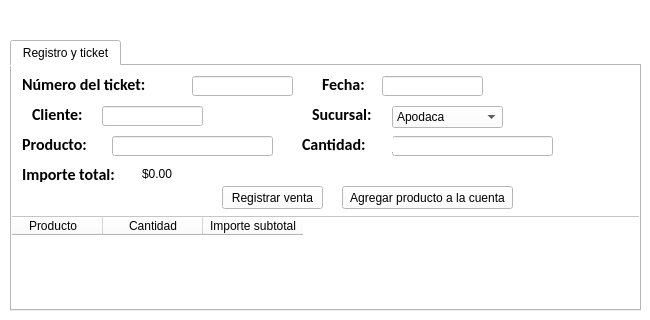
    <widget class="QWidget" name="tab_2">
     <property name="styleSheet">
      <string notr="true">background-color: rgb(255, 255, 255);</string>
     </property>
     <attribute name="title">
      <string> Venta</string>
     </attribute>
     <widget class="QTabWidget" name="tabWidget_8">
      <property name="geometry">
       <rect>
        <x>10</x>
        <y>40</y>
        <width>631</width>
        <height>271</height>
       </rect>
      </property>
      <property name="styleSheet">
       <string notr="true">background-color: rgb(255, 255, 255);</string>
      </property>
      <property name="locale">
       <locale language="Spanish" country="Spain"/>
      </property>
      <property name="currentIndex">
       <number>0</number>
      </property>
      <property name="movable">
       <bool>false</bool>
      </property>
      <widget class="QWidget" name="tab_20">
       <property name="styleSheet">
        <string notr="true">background-color: rgb(255, 255, 255);</string>
       </property>
       <attribute name="title">
        <string>Registro y ticket</string>
       </attribute>
       <widget class="QLabel" name="nombre_cte_gest_sald_18">
        <property name="enabled">
         <bool>true</bool>
        </property>
        <property name="geometry">
         <rect>
          <x>10</x>
          <y>10</y>
          <width>161</width>
          <height>16</height>
         </rect>
        </property>
        <property name="font">
         <font>
          <family>Calibri</family>
          <pointsize>12</pointsize>
          <weight>75</weight>
          <bold>true</bold>
         </font>
        </property>
        <property name="text">
         <string>Número del ticket:</string>
        </property>
       </widget>
       <widget class="QLineEdit" name="celda_num_tick">
        <property name="geometry">
         <rect>
          <x>180</x>
          <y>10</y>
          <width>101</width>
          <height>20</height>
         </rect>
        </property>
       </widget>
       <widget class="QLabel" name="nombre_cte_gest_sald_19">
        <property name="enabled">
         <bool>true</bool>
        </property>
        <property name="geometry">
         <rect>
          <x>310</x>
          <y>10</y>
          <width>61</width>
          <height>16</height>
         </rect>
        </property>
        <property name="font">
         <font>
          <family>Calibri</family>
          <pointsize>12</pointsize>
          <weight>75</weight>
          <bold>true</bold>
         </font>
        </property>
        <property name="text">
         <string>Fecha:</string>
        </property>
       </widget>
       <widget class="QLabel" name="nombre_cte_gest_sald_20">
        <property name="enabled">
         <bool>true</bool>
        </property>
        <property name="geometry">
         <rect>
          <x>300</x>
          <y>40</y>
          <width>71</width>
          <height>16</height>
         </rect>
        </property>
        <property name="font">
         <font>
          <family>Calibri</family>
          <pointsize>12</pointsize>
          <weight>75</weight>
          <bold>true</bold>
         </font>
        </property>
        <property name="text">
         <string>Sucursal:</string>
        </property>
       </widget>
       <widget class="QComboBox" name="combo_sucursal_venta">
        <property name="geometry">
         <rect>
          <x>380</x>
          <y>40</y>
          <width>111</width>
          <height>22</height>
         </rect>
        </property>
        <item>
         <property name="text">
          <string>Apodaca</string>
         </property>
        </item>
        <item>
         <property name="text">
          <string>Escobedo</string>
         </property>
        </item>
       </widget>
       <widget class="QLabel" name="nombre_cte_gest_sald_21">
        <property name="enabled">
         <bool>true</bool>
        </property>
        <property name="geometry">
         <rect>
          <x>10</x>
          <y>100</y>
          <width>101</width>
          <height>16</height>
         </rect>
        </property>
        <property name="font">
         <font>
          <family>Calibri</family>
          <pointsize>12</pointsize>
          <weight>75</weight>
          <bold>true</bold>
         </font>
        </property>
        <property name="text">
         <string>Importe total:</string>
        </property>
       </widget>
       <widget class="QLabel" name="importe_total">
        <property name="geometry">
         <rect>
          <x>130</x>
          <y>100</y>
          <width>61</width>
          <height>16</height>
         </rect>
        </property>
        <property name="text">
         <string>$0.00</string>
        </property>
       </widget>
       <widget class="QTableWidget" name="tabla_productos_agregados">
        <property name="enabled">
         <bool>true</bool>
        </property>
        <property name="geometry">
         <rect>
          <x>-10</x>
          <y>150</y>
          <width>641</width>
          <height>101</height>
         </rect>
        </property>
        <column>
         <property name="text">
          <string>Producto</string>
         </property>
        </column>
        <column>
         <property name="text">
          <string>Cantidad</string>
         </property>
        </column>
        <column>
         <property name="text">
          <string>Importe subtotal</string>
         </property>
        </column>
       </widget>
       <widget class="QPushButton" name="boton_agregar_producto_cuenta">
        <property name="geometry">
         <rect>
          <x>330</x>
          <y>120</y>
          <width>171</width>
          <height>23</height>
         </rect>
        </property>
        <property name="text">
         <string>Agregar producto a la cuenta</string>
        </property>
       </widget>
       <widget class="QPushButton" name="boton_registrar_venta">
        <property name="geometry">
         <rect>
          <x>210</x>
          <y>120</y>
          <width>101</width>
          <height>23</height>
         </rect>
        </property>
        <property name="text">
         <string>Registrar venta</string>
        </property>
       </widget>
       <widget class="QLineEdit" name="producto_agregar">
        <property name="geometry">
         <rect>
          <x>100</x>
          <y>70</y>
          <width>161</width>
          <height>20</height>
         </rect>
        </property>
       </widget>
       <widget class="QLineEdit" name="cantidad_agregar">
        <property name="geometry">
         <rect>
          <x>380</x>
          <y>70</y>
          <width>161</width>
          <height>20</height>
         </rect>
        </property>
       </widget>
       <widget class="QLabel" name="nombre_cte_gest_sald_22">
        <property name="enabled">
         <bool>true</bool>
        </property>
        <property name="geometry">
         <rect>
          <x>10</x>
          <y>70</y>
          <width>81</width>
          <height>16</height>
         </rect>
        </property>
        <property name="font">
         <font>
          <family>Calibri</family>
          <pointsize>12</pointsize>
          <weight>75</weight>
          <bold>true</bold>
         </font>
        </property>
        <property name="text">
         <string>Producto:</string>
        </property>
       </widget>
       <widget class="QLabel" name="nombre_cte_gest_sald_23">
        <property name="enabled">
         <bool>true</bool>
        </property>
        <property name="geometry">
         <rect>
          <x>290</x>
          <y>70</y>
          <width>91</width>
          <height>16</height>
         </rect>
        </property>
        <property name="font">
         <font>
          <family>Calibri</family>
          <pointsize>12</pointsize>
          <weight>75</weight>
          <bold>true</bold>
         </font>
        </property>
        <property name="text">
         <string>Cantidad:</string>
        </property>
       </widget>
       <widget class="QLabel" name="nombre_cte_gest_sald_24">
        <property name="enabled">
         <bool>true</bool>
        </property>
        <property name="geometry">
         <rect>
          <x>20</x>
          <y>40</y>
          <width>101</width>
          <height>16</height>
         </rect>
        </property>
        <property name="font">
         <font>
          <family>Calibri</family>
          <pointsize>12</pointsize>
          <weight>75</weight>
          <bold>true</bold>
         </font>
        </property>
        <property name="text">
         <string>Cliente:</string>
        </property>
       </widget>
       <widget class="QLineEdit" name="celda_cliente_venta">
        <property name="geometry">
         <rect>
          <x>90</x>
          <y>40</y>
          <width>101</width>
          <height>20</height>
         </rect>
        </property>
       </widget>
       <widget class="QLineEdit" name="celda_fecha_venta">
        <property name="geometry">
         <rect>
          <x>370</x>
          <y>10</y>
          <width>101</width>
          <height>20</height>
         </rect>
        </property>
       </widget>
      </widget>
     </widget>
    </widget>
